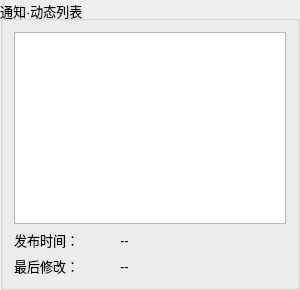
         <widget class="QGroupBox" name="groupBox_44">
          <property name="minimumSize">
           <size>
            <width>300</width>
            <height>0</height>
           </size>
          </property>
          <property name="maximumSize">
           <size>
            <width>400</width>
            <height>16777215</height>
           </size>
          </property>
          <property name="font">
           <font>
            <pointsize>10</pointsize>
           </font>
          </property>
          <property name="title">
           <string>通知·动态列表</string>
          </property>
          <layout class="QGridLayout" name="gridLayout_95">
           <item row="2" column="1">
            <widget class="QLabel" name="label_mContentModified">
             <property name="text">
              <string>--</string>
             </property>
            </widget>
           </item>
           <item row="0" column="0" colspan="2">
            <widget class="QTableView" name="tableView_mContents">
             <property name="editTriggers">
              <set>QAbstractItemView::NoEditTriggers</set>
             </property>
            </widget>
           </item>
           <item row="1" column="1">
            <widget class="QLabel" name="label_mContentCreated">
             <property name="text">
              <string>--</string>
             </property>
            </widget>
           </item>
           <item row="2" column="0">
            <widget class="QLabel" name="label_97">
             <property name="maximumSize">
              <size>
               <width>100</width>
               <height>16777215</height>
              </size>
             </property>
             <property name="text">
              <string>最后修改：</string>
             </property>
            </widget>
           </item>
           <item row="1" column="0">
            <widget class="QLabel" name="label_96">
             <property name="maximumSize">
              <size>
               <width>100</width>
               <height>16777215</height>
              </size>
             </property>
             <property name="text">
              <string>发布时间：</string>
             </property>
            </widget>
           </item>
          </layout>
         </widget>
